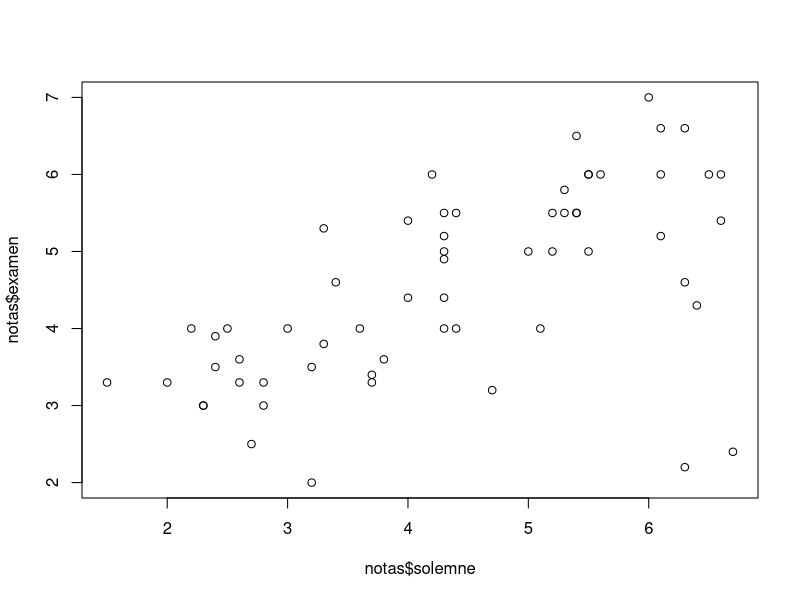
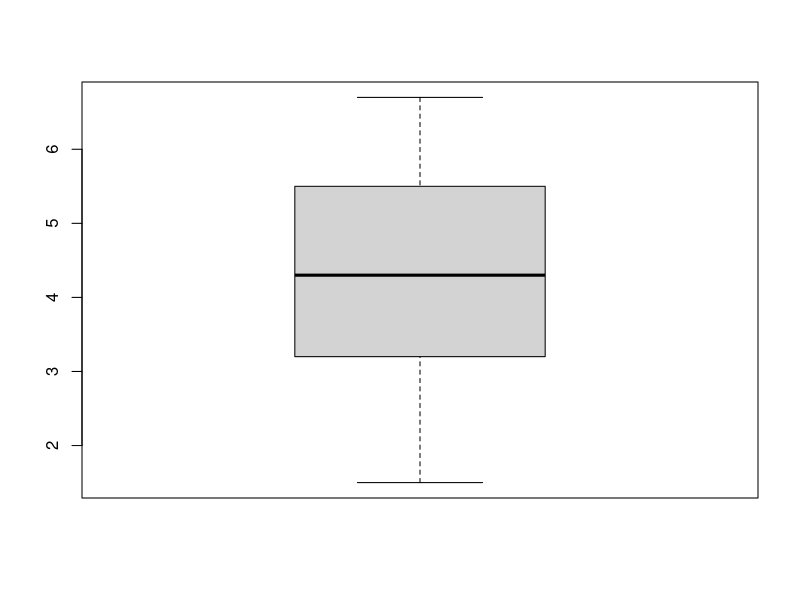
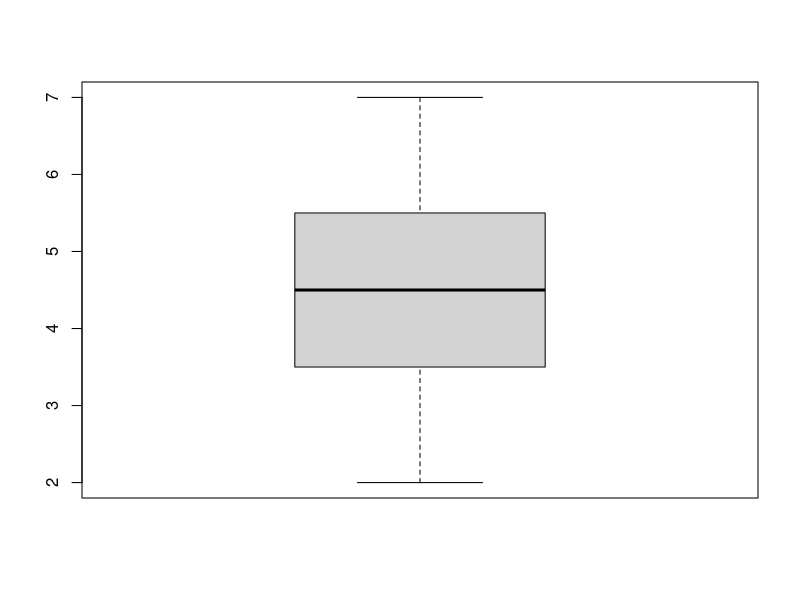

Source code (R) for these figures, in order:
library(readxl)
library(ggplot2)
library(dplyr)


# 1) Use la funcion read_excel para importar la base de datos "nombres60.xlsx" 
#    guarde el tibble resultante un objeto de nombre "notas"
notas <- read_excel("nombres60.xlsx")
View(notas)
# 2) Cree un diagrama de dispersión, con las notas de la prueba
# solemne en el eje horizontal y las del examen en el eje vertical
# Puede usar los grafico de base o los de ggplot2 
plot(notas$solemne,notas$examen)


# 3) Cree dos diagramas boxplot: uno para las notas de la solemne
# y otro para las notas del examen
# Puede usar los grafico de base o los de ggplot2 

x <- (notas$solemne)
y <- (notas$examen)
boxplot(x)
boxplot(y)

# 4) Compute la media de las notas de la  prueba solemne y 
# la desviacion estándar de las notas de examen 

mean(x)
sd(y)

# 5) Compute los quantiles 0.25 y 0.75 de las notas del examen

quantile(y, c(0.25 , 0.75))


# 6) Cree una nueva tibble que contenga unicamente las observaciones
# de las personas que obtuvieron un 4 o más en el examen
# azul en el examen opcion 1

tibble(y>=4.0)


# 7) Compute la proporcion de gente que obtuvo un azul en el examen
# azul en el examen opcion 2
computeRestarts(y>=4.0)

# 8) Compute la probabilidad de que en un grupo de 30 personas,
# 2 o más personas tengan el mismo cumpleaños 

# 9) Encuentre el número más pequeño de personas en donde la
# probabilidad de que dos o mas personas tengan el mismo cumpleaños
# sea mayor o igual a 1/3
